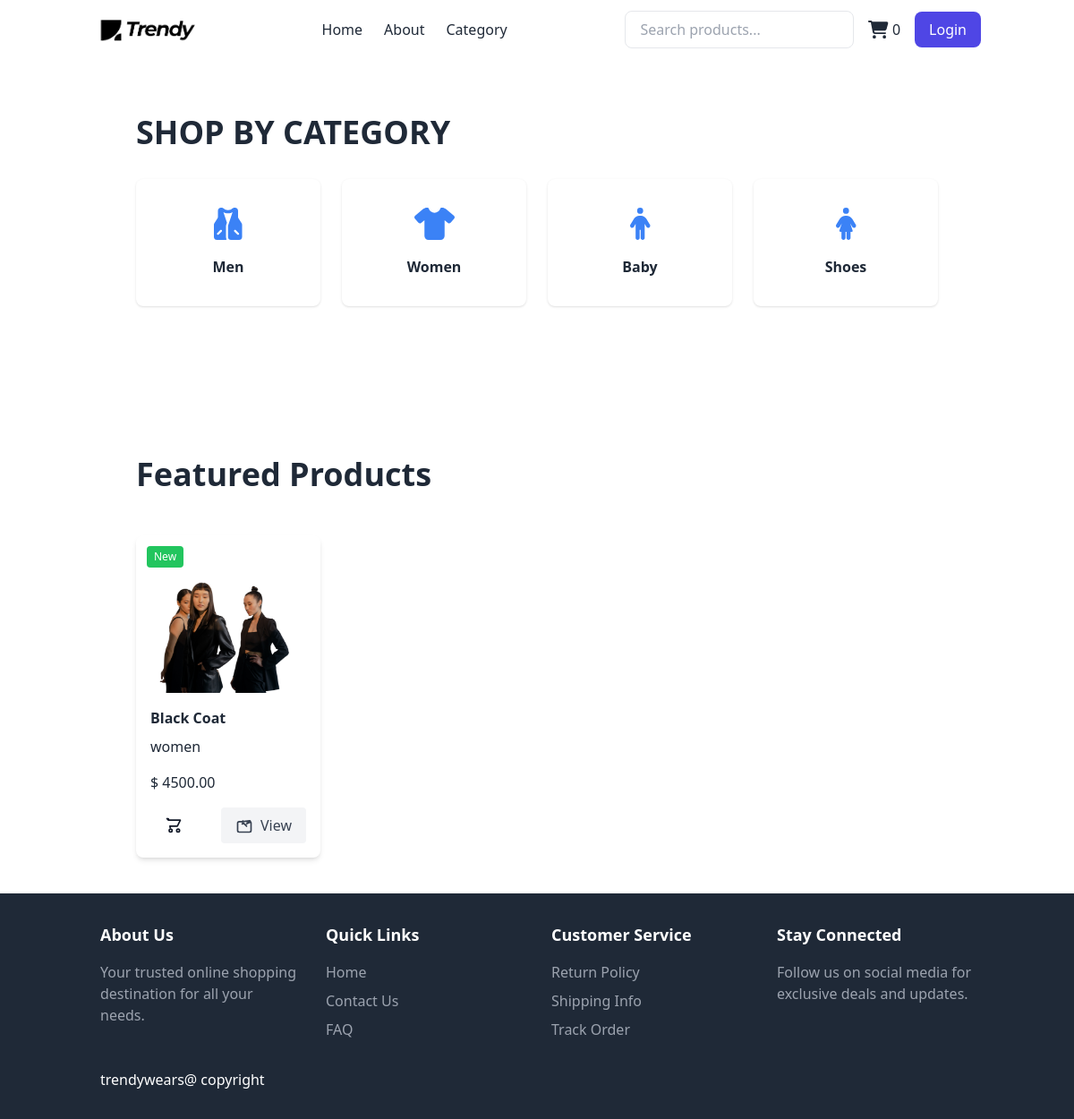
Page /category/women on the committed database.
### store/models.py (models this page shows, shortened)
class Product(models.Model):
    name=models.CharField(max_length=100)
    price=models.DecimalField(default=0,decimal_places=2,max_digits=6)
    Category=models.ForeignKey(Category,on_delete=models.CASCADE,default=1)
    description=models.CharField(max_length=250,default='',blank=True,null=True)
    image=models.ImageField(upload_to='uploads/product/')
    is_sale=models.BooleanField(default=False)
    sale_price=models.DecimalField(default=0,decimal_places=2,max_digits=6)
    created_at = models.DateField(default=timezone.now)  # Using timezone.now() here
    @property
    def is_new(self):
        return timezone.now().date() - self.created_at <= timedelta(days=7)

class Category(models.Model):
    name = models.CharField(max_length=50)  # Category name (max 50 chars)
    def __str__(self):
        return self.name  # Returns category name as string
    class Meta:
        verbose_name_plural = 'categories'  # Admin plural name

### store/views.py (the view)
# urls.py: path('category/<str:foo>',views.category_page, name='category'),
def category_page(request, foo):
    category_name = foo.replace('-', ' ')
    try:
        category = get_object_or_404(Category, name__iexact=category_name)
        products = Product.objects.filter(Category=category)
        return render(request, 'category.html', {
            'products': products,  # List of products in the selected category
            'category': category   # The current category being viewed
        })
    except Category.DoesNotExist:
        messages.error(request, "The category you are looking for does not exist.")
        return redirect('home')  # Redirect to the home page

### store/templates/category.html (shortened to what this page needs)
{% extends "base.html" %}
{% load static %}
{% block content %}
    <section id="categories" class="relative bg-white text-gray-800 py-32">
        <div class="container mx-auto px-8 lg:px-16">
            <div class="text-left mb-8">
                <h2 class="text-l font-bold text-gray-800 sm:text-4xl uppercase">Shop by Category</h2>
            </div>
            <div class="grid grid-cols-2 md:grid-cols-4 gap-6">
                <a href="{% url 'category' 'men' %}" class="block">
                    <div class="bg-white p-8 rounded-lg shadow hover:shadow-lg transition-shadow text-center">
                        <i class="fas fa-vest text-4xl text-blue-500 mb-4"></i>
                        <h3 class="font-semibold text-gray-800">Men</h3>
                    </div>
                </a>
                <a href="{% url 'category' 'women' %}" class="block">
                    <div class="bg-white p-8 rounded-lg shadow hover:shadow-lg transition-shadow text-center">
                        <i class="fas fa-tshirt text-4xl text-blue-500 mb-4"></i>
                        <h3 class="font-semibold text-gray-800">Women</h3>
                    </div>
                </a>
                <a href="{% url 'category' 'baby' %}" class="block">
                    <div class="bg-white p-8 rounded-lg shadow hover:shadow-lg transition-shadow text-center">
                        <i class="fas fa-male text-4xl text-blue-500 mb-4"></i>
                        <h3 class="font-semibold text-gray-800">Baby</h3>
                    </div>
                </a>
                <a href="{% url 'category' 'shoes' %}" class="block">
                    <div class="bg-white p-8 rounded-lg shadow hover:shadow-lg transition-shadow text-center">
                        <i class="fas fa-female text-4xl text-blue-500 mb-4"></i>
                        <h3 class="font-semibold text-gray-800">Shoes</h3>
                    </div>
                </a>
            </div>
        </div>
    </section>
    <section id="products" class="relative bg-white text-gray-800 py-10">
        <div class="container mx-auto px-8 lg:px-16">
            <div class="text-left mb-12">
                <h2 class="text-xl font-bold text-gray-800 sm:text-4xl">Featured Products</h2>
            </div>
            <div class="grid md:grid-cols-4 gap-6" id="featuredProducts">
                {% for product in products %}
                    <div class="bg-white p-4 rounded-lg shadow-md product-hover relative">
                        <img src="{{ product.image.url }}" alt="{{ product.name }}" class="w-full h-40 object-cover mb-4 rounded">
                        {% if product.is_new %}
                            <span class="absolute top-3 left-3 bg-green-500 text-white text-xs px-2 py-1 rounded">New</span>
                        {% endif %}
                        <h3 class="font-bold text-l mb-2">{{ product.name }}</h3>
                        <p class="text-gray-800 mb-4">{{ product.Category }}</p>
                        <p class="text-gray-800 mb-4">$ {{ product.price }}</p>
                        <div class="flex justify-between items-center">
                            <button
                                class="text-gray-900 px-4 py-2 rounded hover:text-blue-600 flex items-center gap-2"
                                onclick="addToCart('{{ product.id }}')">
                                <svg xmlns="http://www.w3.org/2000/svg" class="h-5 w-5" fill="none" viewBox="0 0 24 24" stroke="currentColor">
                                    <path stroke-linecap="round" stroke-linejoin="round" stroke-width="2" d="M3 3h2l.4 2M7 13h10l4-8H5.4m-.4 0L3 3m4 10l.4 2m.6 6a2 2 0 100-4 2 2 0 000 4zm10 0a2 2 0 100-4 2 2 0 000 4z" />
                                </svg>
                            </button>
                            <a
                                href="/product/{{ product.id }}"
                                class="bg-gray-100 text-gray-700 px-4 py-2 rounded hover:bg-gray-200 flex items-center gap-2">
                                View
                            </a>
                        </div>
                    </div>
                {% endfor %}
            </div>
        </div>
    </section>
{% endblock %}

### rows in the picture
Product: image (picture), created_at "New", name "Black Coat", Category "women", price "4500.00"
